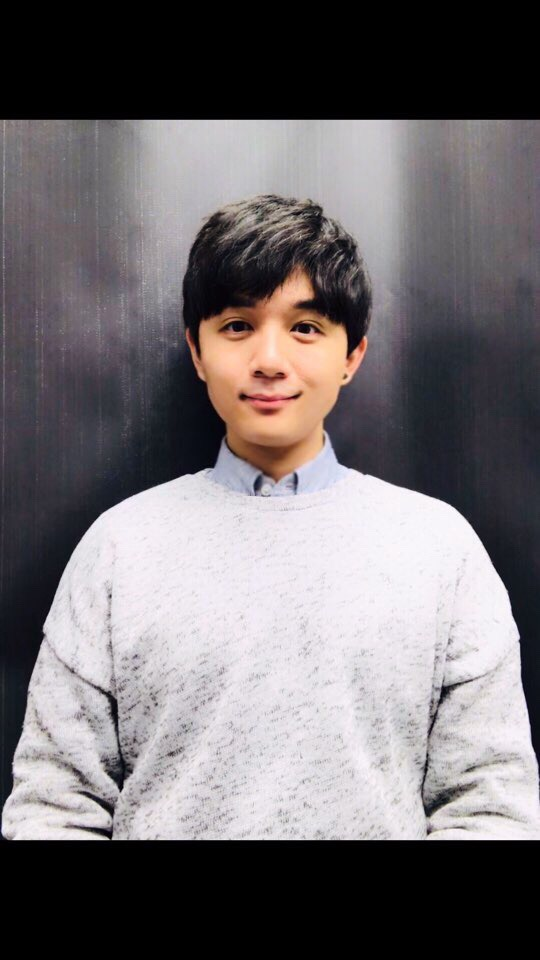
#> input picture test/sean.jpg, 540 x 960 px
$ jupyter execute --allow-errors TV_time_tracking_face_recognition_v1.ipynb   (shell and % lines are left out)
#> lines starting #> are read from the running program, lines starting #| are printed output that depends on the picture
### utils.py
import tensorflow as tf
import numpy as np
import os
from numpy import genfromtxt
from keras.layers import Conv2D, ZeroPadding2D, Activation, Input, concatenate
from keras.models import Model
from keras.layers.normalization import BatchNormalization
from keras.layers.pooling import MaxPooling2D, AveragePooling2D


_FLOATX = 'float32'

# [4 lines left out: function variable, not called in this run]

def shape(x):
  return x.get_shape()

def square(x):
  return tf.square(x)

def zeros(shape, dtype=_FLOATX, name=None):
  return variable(np.zeros(shape), dtype, name)

# [4 lines left out: function concatenate, not called in this run]

def LRN2D(x):
  return tf.nn.lrn(x, alpha=1e-4, beta=0.75)

# [24 lines left out: function conv2d_bn, not called in this run]

weights = [
  'conv1', 'bn1', 'conv2', 'bn2', 'conv3', 'bn3',
  'inception_3a_1x1_conv', 'inception_3a_1x1_bn',
  'inception_3a_pool_conv', 'inception_3a_pool_bn',
  'inception_3a_5x5_conv1', 'inception_3a_5x5_conv2', 'inception_3a_5x5_bn1', 'inception_3a_5x5_bn2',
  'inception_3a_3x3_conv1', 'inception_3a_3x3_conv2', 'inception_3a_3x3_bn1', 'inception_3a_3x3_bn2',
  'inception_3b_3x3_conv1', 'inception_3b_3x3_conv2', 'inception_3b_3x3_bn1', 'inception_3b_3x3_bn2',
  'inception_3b_5x5_conv1', 'inception_3b_5x5_conv2', 'inception_3b_5x5_bn1', 'inception_3b_5x5_bn2',
  'inception_3b_pool_conv', 'inception_3b_pool_bn',
  'inception_3b_1x1_conv', 'inception_3b_1x1_bn',
  'inception_3c_3x3_conv1', 'inception_3c_3x3_conv2', 'inception_3c_3x3_bn1', 'inception_3c_3x3_bn2',
  'inception_3c_5x5_conv1', 'inception_3c_5x5_conv2', 'inception_3c_5x5_bn1', 'inception_3c_5x5_bn2',
  'inception_4a_3x3_conv1', 'inception_4a_3x3_conv2', 'inception_4a_3x3_bn1', 'inception_4a_3x3_bn2',
  'inception_4a_5x5_conv1', 'inception_4a_5x5_conv2', 'inception_4a_5x5_bn1', 'inception_4a_5x5_bn2',
  'inception_4a_pool_conv', 'inception_4a_pool_bn',
  'inception_4a_1x1_conv', 'inception_4a_1x1_bn',
  'inception_4e_3x3_conv1', 'inception_4e_3x3_conv2', 'inception_4e_3x3_bn1', 'inception_4e_3x3_bn2',
  'inception_4e_5x5_conv1', 'inception_4e_5x5_conv2', 'inception_4e_5x5_bn1', 'inception_4e_5x5_bn2',
  'inception_5a_3x3_conv1', 'inception_5a_3x3_conv2', 'inception_5a_3x3_bn1', 'inception_5a_3x3_bn2',
  'inception_5a_pool_conv', 'inception_5a_pool_bn',
  'inception_5a_1x1_conv', 'inception_5a_1x1_bn',
  'inception_5b_3x3_conv1', 'inception_5b_3x3_conv2', 'inception_5b_3x3_bn1', 'inception_5b_3x3_bn2',
  'inception_5b_pool_conv', 'inception_5b_pool_bn',
  'inception_5b_1x1_conv', 'inception_5b_1x1_bn',
  'dense_layer'
]

conv_shape = {
  'conv1': [64, 3, 7, 7],
  'conv2': [64, 64, 1, 1],
  'conv3': [192, 64, 3, 3],
  'inception_3a_1x1_conv': [64, 192, 1, 1],
  'inception_3a_pool_conv': [32, 192, 1, 1],
  'inception_3a_5x5_conv1': [16, 192, 1, 1],
  'inception_3a_5x5_conv2': [32, 16, 5, 5],
  'inception_3a_3x3_conv1': [96, 192, 1, 1],
  'inception_3a_3x3_conv2': [128, 96, 3, 3],
  'inception_3b_3x3_conv1': [96, 256, 1, 1],
  'inception_3b_3x3_conv2': [128, 96, 3, 3],
  'inception_3b_5x5_conv1': [32, 256, 1, 1],
  'inception_3b_5x5_conv2': [64, 32, 5, 5],
  'inception_3b_pool_conv': [64, 256, 1, 1],
  'inception_3b_1x1_conv': [64, 256, 1, 1],
  'inception_3c_3x3_conv1': [128, 320, 1, 1],
  'inception_3c_3x3_conv2': [256, 128, 3, 3],
  'inception_3c_5x5_conv1': [32, 320, 1, 1],
  'inception_3c_5x5_conv2': [64, 32, 5, 5],
  'inception_4a_3x3_conv1': [96, 640, 1, 1],
  'inception_4a_3x3_conv2': [192, 96, 3, 3],
  'inception_4a_5x5_conv1': [32, 640, 1, 1,],
  'inception_4a_5x5_conv2': [64, 32, 5, 5],
  'inception_4a_pool_conv': [128, 640, 1, 1],
  'inception_4a_1x1_conv': [256, 640, 1, 1],
  'inception_4e_3x3_conv1': [160, 640, 1, 1],
  'inception_4e_3x3_conv2': [256, 160, 3, 3],
  'inception_4e_5x5_conv1': [64, 640, 1, 1],
  'inception_4e_5x5_conv2': [128, 64, 5, 5],
  'inception_5a_3x3_conv1': [96, 1024, 1, 1],
  'inception_5a_3x3_conv2': [384, 96, 3, 3],
  'inception_5a_pool_conv': [96, 1024, 1, 1],
  'inception_5a_1x1_conv': [256, 1024, 1, 1],
  'inception_5b_3x3_conv1': [96, 736, 1, 1],
  'inception_5b_3x3_conv2': [384, 96, 3, 3],
  'inception_5b_pool_conv': [96, 736, 1, 1],
  'inception_5b_1x1_conv': [256, 736, 1, 1],
}

def load_weights():
  # Set weights path
  dirPath = './weights'
  fileNames = filter(lambda f: not f.startswith('.'), os.listdir(dirPath))
  paths = {}
  weights_dict = {}

  for n in fileNames:
    paths[n.replace('.csv', '')] = dirPath + '/' + n

  for name in weights:
    if 'conv' in name:
      conv_w = genfromtxt(paths[name + '_w'], delimiter=',', dtype=None)
      conv_w = np.reshape(conv_w, conv_shape[name])
      conv_w = np.transpose(conv_w, (2, 3, 1, 0))
      conv_b = genfromtxt(paths[name + '_b'], delimiter=',', dtype=None)
      weights_dict[name] = [conv_w, conv_b]
    elif 'bn' in name:
      bn_w = genfromtxt(paths[name + '_w'], delimiter=',', dtype=None)
      bn_b = genfromtxt(paths[name + '_b'], delimiter=',', dtype=None)
      bn_m = genfromtxt(paths[name + '_m'], delimiter=',', dtype=None)
      bn_v = genfromtxt(paths[name + '_v'], delimiter=',', dtype=None)
      weights_dict[name] = [bn_w, bn_b, bn_m, bn_v]
    elif 'dense' in name:
      dense_w = genfromtxt(dirPath+'/dense_w.csv', delimiter=',', dtype=None)
      dense_w = np.reshape(dense_w, (128, 736))
      dense_w = np.transpose(dense_w, (1, 0))
      dense_b = genfromtxt(dirPath+'/dense_b.csv', delimiter=',', dtype=None)
      weights_dict[name] = [dense_w, dense_b]

  return weights_dict

### TV_time_tracking_face_recognition_v1.ipynb
## Import modules

[cell 1]
from keras.models import Sequential
from keras.layers import Conv2D, ZeroPadding2D, Activation, Input, concatenate
from keras.models import Model
from keras.layers.normalization import BatchNormalization
from keras.layers.pooling import MaxPooling2D, AveragePooling2D
from keras.layers.merge import Concatenate
from keras.layers.core import Lambda, Flatten, Dense
from keras.engine.topology import Layer
from keras import backend as K
import cv2
import os
import numpy as np
from numpy import genfromtxt
import pandas as pd
import tensorflow as tf
from utils import LRN2D
import utils
import glob
import matplotlib.pyplot as plt
original_path = os.getcwd()

## Predefined model for face recognition

#> (a cell that did not finish here is left out)

## Load pre-trained weights

[cell 3]
weights = utils.weights
#> (the rest of this cell did not finish here and is left out)

## `detect_face` to detect frontal faces in *gray* and crop in *RGB*

[cell 4]
face_cascade = cv2.CascadeClassifier('haarcascade_frontalface_default.xml')
img_row = 96
img_col = 96

[cell 5]
def detect_face(img,fc=face_cascade):
    img_color = cv2.cvtColor(img, cv2.COLOR_BGR2RGB)
    img_grey = cv2.cvtColor(img, cv2.COLOR_BGR2GRAY)
    faces = fc.detectMultiScale(img_grey) # higher accuracy for faces with black glasses
    height,width = img_grey.shape
    face_box = [0,0,0,0]
    for (x, y, w, h) in faces:
#         print((x, y, w, h)) # count number of all bounding boxes
        if w > face_box[2]:
            face_box = [x,y,w,h] # IGNOTE ALL OTHER FALSY FACE BOXES
    x,y,w,h = face_box
    cropped = img_color[y:y+h,x:x+w].copy() # crop without a bounding box

    img_color = cv2.rectangle(img_color, (x, y), (x+w, y+h), (255,0,0), 4)

    return img_color,cropped

[cell 6]
test_img = cv2.imread('test/sean.jpg')
#> test_img is the input picture: shape (960, 540, 3); mean B, G, R 112, 109.2, 114.2
test_img.shape
#> Out = (960, 540, 3)

[cell 7]
test_img,cropped = detect_face(test_img)
#> in detect_face, `img_grey = cv2.cvtColor(img, cv2.COLOR_BGR2GRAY)`:
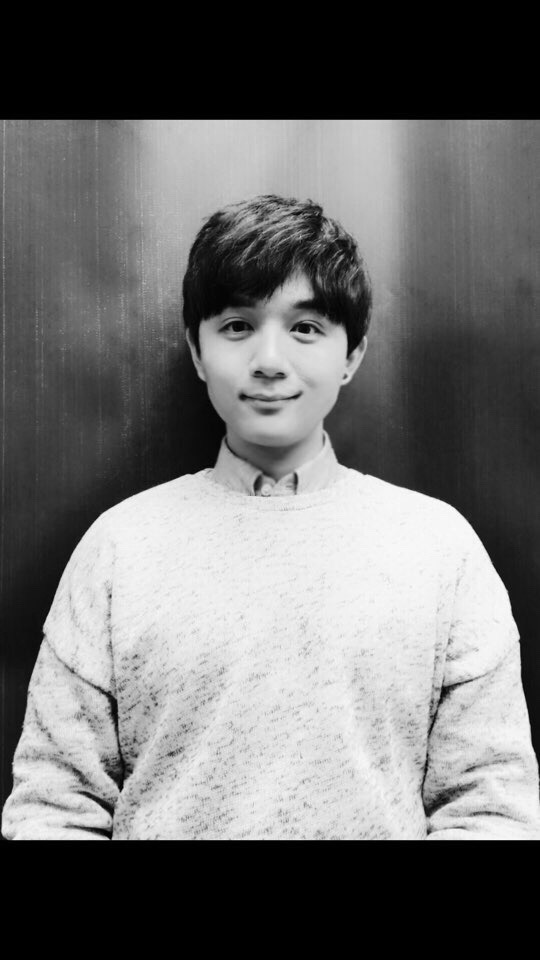
#> img_grey: shape (960, 540); min 0, max 254, mean 111
#> in detect_face, `faces = fc.detectMultiScale(img_grey)`: faces = [[175, 255, 192, 192]]
#> the loop in detect_face, `for (x, y, w, h) in faces:` made 1 pass
#> in detect_face, `x,y,w,h = face_box`: x = 175; y = 255; w = 192
#> in detect_face, `cropped = img_color[y:y+h,x:x+w].copy()`:
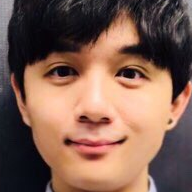
#> cropped: shape (192, 192, 3); mean R, G, B 128.8, 95.6, 81.9
#> in detect_face, `img_color = cv2.rectangle(img_color, (x, y), (x+w, y+h), (255,0,0), 4)`:
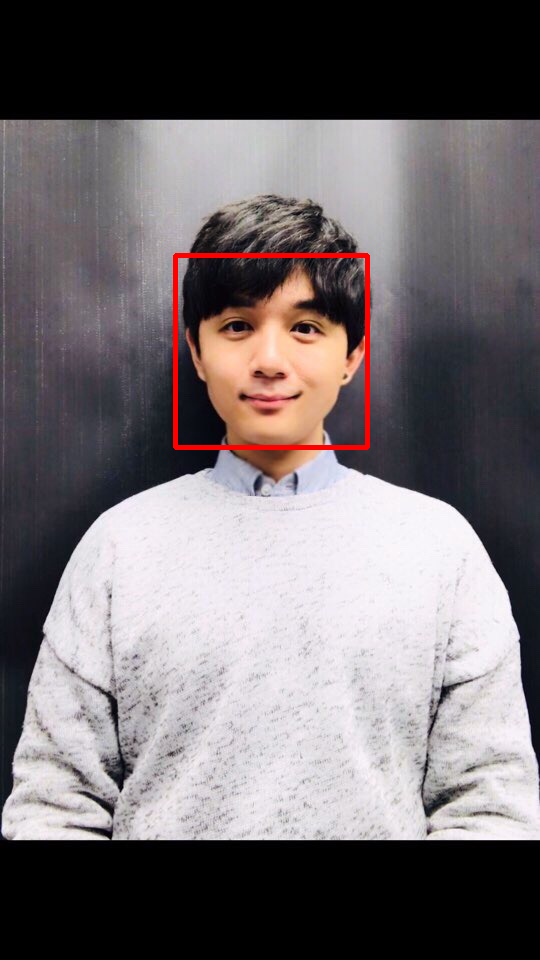
#> img_color: shape (960, 540, 3); mean R, G, B 115.5, 108.7, 111.4

[cell 8]
plt.imshow(test_img)

[cell 9]
plt.imshow(cropped)

## `embed_image` to embed images

[cell 10]
# [7 lines left out: function embed_image, not called in this run]

## `database_face_embedding` for Database embedding based on the cropped frontal faces

[cell 11]
def database_face_embedding():
    database_embeddings = {}
    os.chdir(os.path.join(os.getcwd(),'image_database'))
    for img_file in os.listdir():
        name = img_file.split('.')[0]
        image_file = cv2.imread(img_file)

        database_embeddings[name] = embed_image(image_file, model)
    os.chdir(original_path)
    return database_embeddings

#> (a cell that did not finish here is left out)

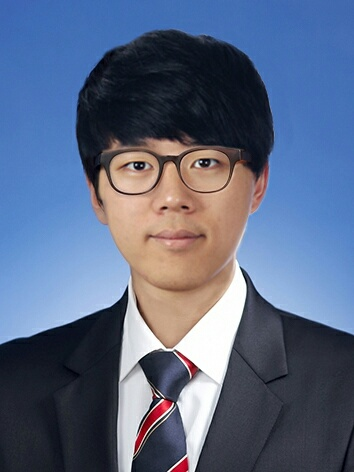
#> input picture image_database/jason.JPG, 354 x 472 px
#> in database_face_embedding, image_file is the input picture: shape (472, 354, 3); mean B, G, R 130.7, 103.4, 90.1
print('current database contains {} images'.format(len(database_embeddings)))

[cell 13]
test_img_2 = cv2.imread('test/sean_2.jpg')
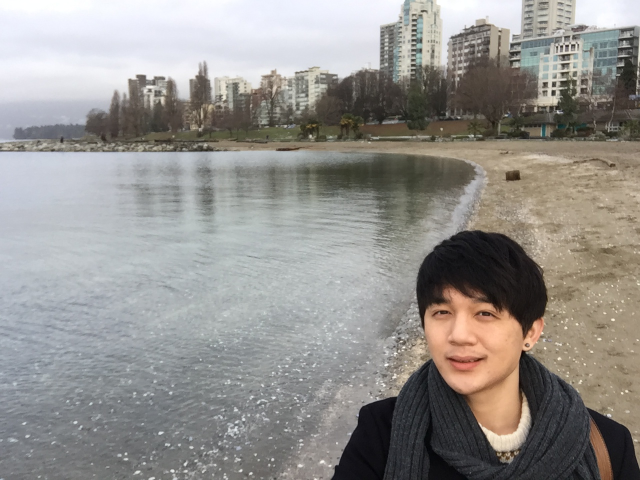
#> input picture test/sean_2.JPG, 1280 x 960 px, found by its file name (shown at 1/2 size)
#> test_img_2 is the input picture: shape (960, 1280, 3); mean B, G, R 141.3, 144.9, 147.5
